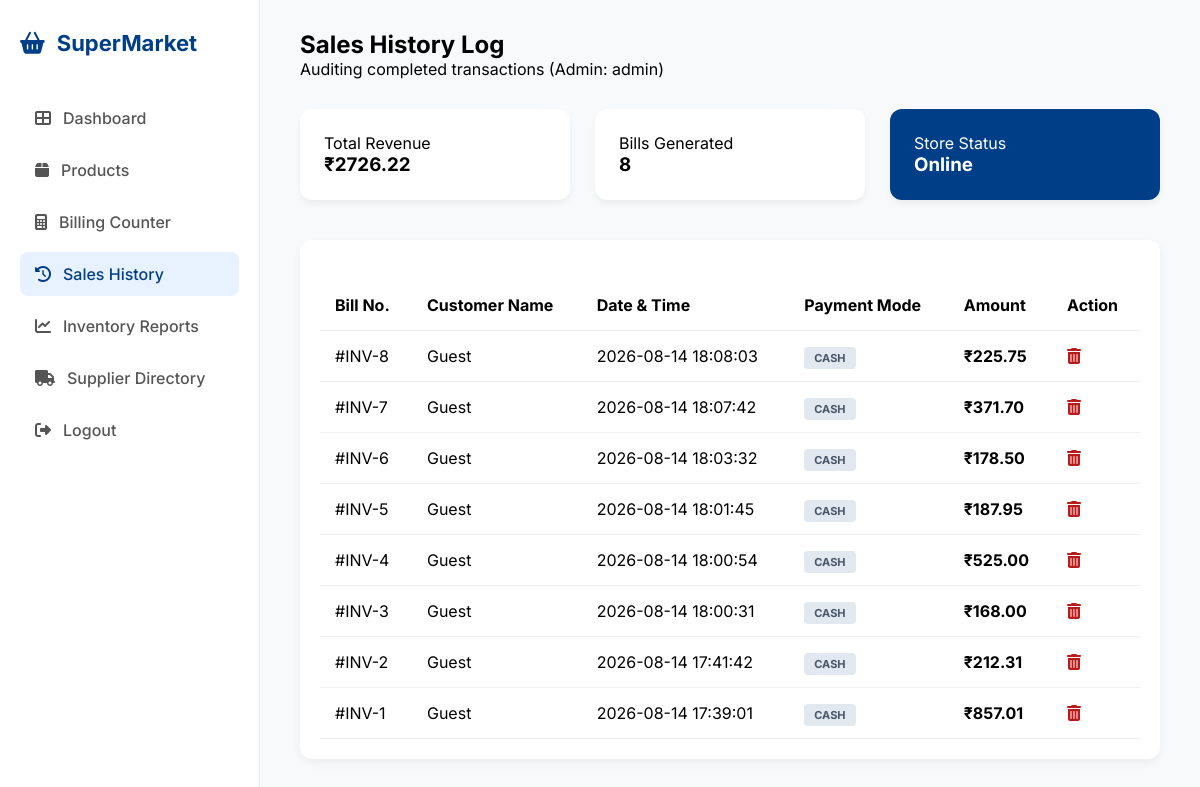
Page /history (signed in) on the earlier database version.
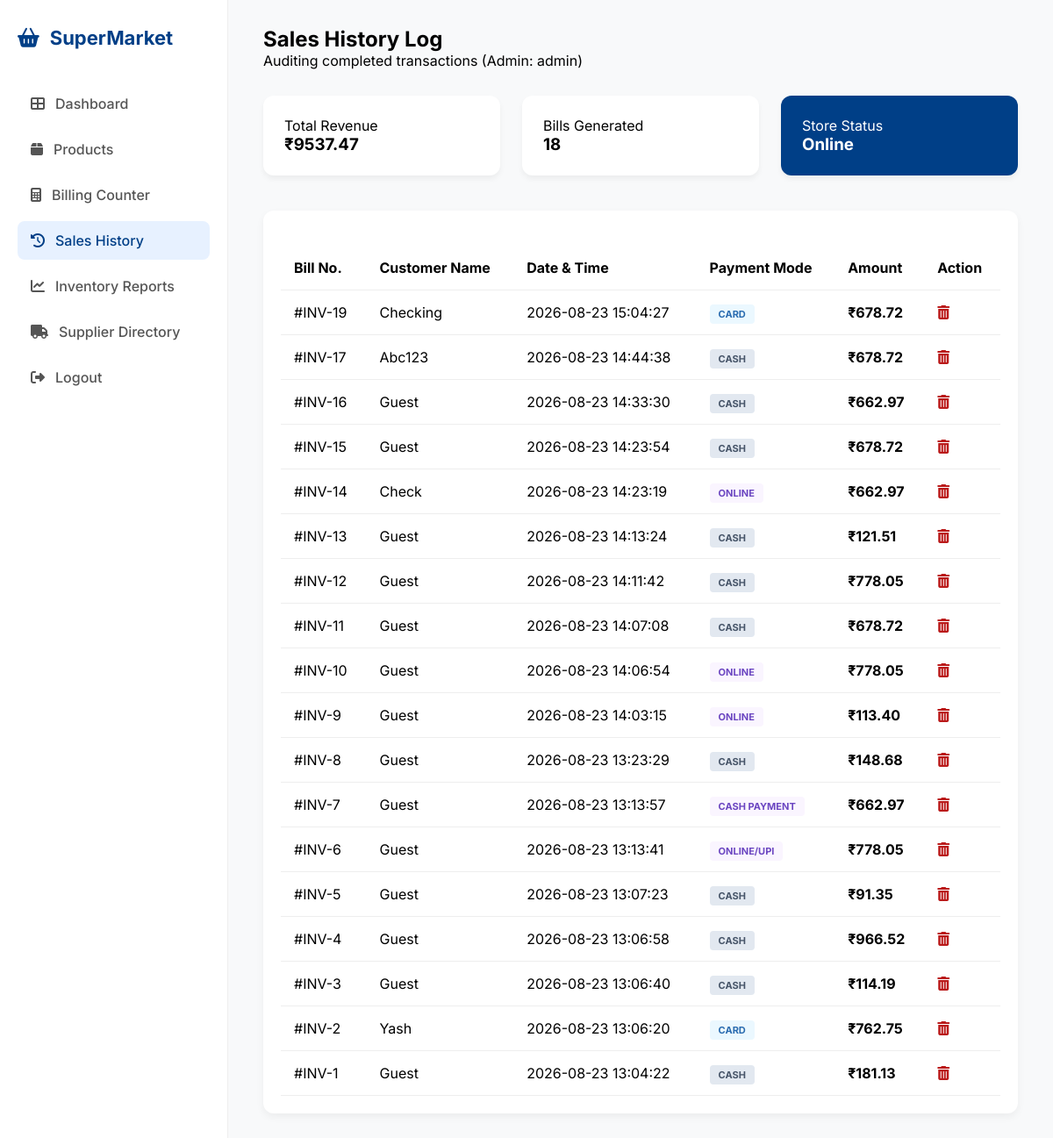
Same page on the later database version.
### tables this page shows
CREATE TABLE sales (
        id INTEGER PRIMARY KEY AUTOINCREMENT, customer_name TEXT, total_amount REAL, 
        payment_mode TEXT, date_time DATETIME DEFAULT CURRENT_TIMESTAMP);

### app.py (the view)
@app.route('/history')
def history():
    if 'user' not in session or session['role'] != 'Admin': return redirect(url_for('login'))
    conn = get_db_connection(); sales = conn.execute('SELECT * FROM sales ORDER BY id DESC').fetchall()
    total = sum(s['total_amount'] for s in sales); conn.close()
    return render_template('history.html', sales=sales, total=total, count=len(sales))

### app.py (called while the page is built)
def get_db_connection():
    conn = sqlite3.connect('supermarket.db')
    conn.row_factory = sqlite3.Row
    return conn

### templates/history.html (shortened to what this page needs)
<!DOCTYPE html>
<html lang="en">
<head>
    <link rel="stylesheet" href="https://cdnjs.cloudflare.com/ajax/libs/font-awesome/6.4.0/css/all.min.css">
    <link rel="stylesheet" href="{{ url_for('static', filename='style.css') }}">
</head>
<body class="dashboard-page">
    <div class="dashboard-wrapper">
        <aside class="sidebar">
            <div class="sidebar-brand">
                <i class="fas fa-shopping-basket"></i>
                <span>SuperMarket</span>
            </div>
            <nav class="nav-links">
                {% if session['role'] == 'Admin' %}
                <a href="/dashboard" class="nav-item"><i class="fas fa-th-large"></i> Dashboard</a>
                {% endif %}
                <a href="/products" class="nav-item"><i class="fas fa-box"></i> Products</a>
                <a href="/billing" class="nav-item"><i class="fas fa-calculator"></i> Billing Counter</a>
                {% if session['role'] == 'Admin' %}
                <a href="/history" class="nav-item active"><i class="fas fa-history"></i> Sales History</a>
                <a href="/reports" class="nav-item"><i class="fas fa-chart-line"></i> Inventory Reports</a>
                <a href="/suppliers" class="nav-item"><i class="fas fa-truck"></i> Supplier Directory</a>
                {% endif %}
            </nav>
            <div class="sidebar-footer">
                <a href="/logout" class="nav-item"><i class="fas fa-sign-out-alt"></i> Logout</a>
            </div>
        </aside>
        <main class="main-content">
            <header class="top-header">
                <div class="header-info">
                    <h2>Sales History Log</h2>
                    <p>Auditing completed transactions (Admin: {{ session['user'] }})</p>
                </div>
            </header>
            <div class="stats-grid">
                <div class="stat-card">
                    <p>Total Revenue</p>
                    <h3>₹{{ "%.2f"|format(total) }}</h3>
                </div>
                <div class="stat-card">
                    <p>Bills Generated</p>
                    <h3>{{ count }}</h3>
                </div>
                <div class="stat-card blue-card">
                    <p>Store Status</p>
                    <h3>Online</h3>
                </div>
            </div>
            <div class="history-table-card">
                <table class="data-table">
                    <thead>
                        <tr>
                            <th>Bill No.</th>
                            <th>Customer Name</th>
                            <th>Date & Time</th>
                            <th>Payment Mode</th>
                            <th>Amount</th>
                            <th>Action</th>
                        </tr>
                    </thead>
                    <tbody>
                        {% for sale in sales %}
                        <tr>
                            <td>#INV-{{ sale['id'] }}</td>
                            <td style="text-transform: capitalize;">{{ sale['customer_name'] }}</td>
                            <td>{{ sale['date_time'] }}</td>
                            <td>
                                <span class="pay-badge
                                    {% if sale['payment_mode'] == 'Cash' %}cash
                                    {% elif sale['payment_mode'] == 'Card' %}card
                                    {% else %}digital{% endif %}">
                                    {{ sale['payment_mode'] | upper }}
                                </span>
                            </td>
                            <td><strong>₹{{ "%.2f"|format(sale['total_amount']) }}</strong></td>
                            <td>
                                <a href="/delete_sale/{{ sale['id'] }}"
                                   onclick="return confirm('Do you want to permanently delete this bill record?')"
                                   style="color: #ba1a1a; text-decoration: none;">
                                    <i class="fas fa-trash-alt"></i>
                                </a>
                            </td>
                        </tr>
                        {% endfor %}
                    </tbody>
                </table>
            </div>
        </main>
    </div>
</body>
</html>

### static/style.css (style rules this page uses)
:root { --primary: #003f87; --bg: #fbf9f8; --white: #ffffff; --text: #1b1c1c; --text-muted: #64748b; --border: #e2e8f0; }
* { margin: 0; padding: 0; box-sizing: border-box; font-family: 'Inter', sans-serif; }
.dashboard-wrapper { display: flex; height: 100vh; overflow: hidden; background-color: #f8f9fa; }
.sidebar { width: 260px; background: white; border-right: 1px solid #eee; display: flex; flex-direction: column; padding: 30px 20px; height: 100vh; }
.sidebar-brand { display: flex; align-items: center; gap: 12px; font-size: 22px; font-weight: 700; color: #003f87; margin-bottom: 40px; }
.nav-item { display: flex; align-items: center; gap: 12px; padding: 12px 15px; color: #555; text-decoration: none; margin-bottom: 8px; border-radius: 8px; font-weight: 500; }
.nav-item.active { background: #e7f1ff; color: #003f87; }
.main-content { flex: 1; padding: 30px 40px; overflow-y: auto; height: 100vh; }
.top-header { display: flex; justify-content: space-between; align-items: center; margin-bottom: 30px; }
.stats-grid { display: grid; grid-template-columns: repeat(3, 1fr); gap: 25px; margin-bottom: 40px; }
.stat-card { background: white; padding: 24px; border-radius: 12px; box-shadow: 0 4px 6px rgba(0,0,0,0.05); }
.blue-card { background: #003f87; color: white; }
.data-table { width: 100%; border-collapse: collapse; margin-top: 20px; }
.data-table th, .data-table td { padding: 15px; text-align: left; border-bottom: 1px solid #eee; }
.history-table-card { background: white; padding: 20px; border-radius: 12px; box-shadow: 0 4px 10px rgba(0,0,0,0.05); margin-top: 20px; }
.pay-badge { padding: 4px 10px; border-radius: 4px; font-size: 11px; font-weight: 700; }
.pay-badge.cash { background: #e2e8f0; color: #475569; }
.pay-badge.card { background: #ebf8ff; color: #2b6cb0; }
.pay-badge.digital { background: #faf5ff; color: #6b46c1; }

Differences in the rows shown:
added sales: id "19", customer_name "Checking", date_time "2026-08-23 15:04:27", payment_mode "CARD", total_amount "678.72"
added sales: id "17", customer_name "Abc123", date_time "2026-08-23 14:44:38", payment_mode "CASH", total_amount "678.72"
added sales: id "16", customer_name "Guest", date_time "2026-08-23 14:33:30", payment_mode "CASH", total_amount "662.97"
added sales: id "15", customer_name "Guest", date_time "2026-08-23 14:23:54", payment_mode "CASH", total_amount "678.72"
added sales: id "14", customer_name "Check", date_time "2026-08-23 14:23:19", payment_mode "ONLINE", total_amount "662.97"
added sales: id "13", customer_name "Guest", date_time "2026-08-23 14:13:24", payment_mode "CASH", total_amount "121.51"
added sales: id "12", customer_name "Guest", date_time "2026-08-23 14:11:42", payment_mode "CASH", total_amount "778.05"
added sales: id "11", customer_name "Guest", date_time "2026-08-23 14:07:08", payment_mode "CASH", total_amount "678.72"
added sales: id "10", customer_name "Guest", date_time "2026-08-23 14:06:54", payment_mode "ONLINE", total_amount "778.05"
added sales: id "9", customer_name "Guest", date_time "2026-08-23 14:03:15", payment_mode "ONLINE", total_amount "113.40"
changed sales id 8: date_time "2026-08-14 18:08:03" → "2026-08-23 13:23:29"; total_amount "225.75" → "148.68"
changed sales id 7: date_time "2026-08-14 18:07:42" → "2026-08-23 13:13:57"; payment_mode "CASH" → "CASH PAYMENT"; total_amount "371.70" → "662.97"
changed sales id 6: date_time "2026-08-14 18:03:32" → "2026-08-23 13:13:41"; payment_mode "CASH" → "ONLINE/UPI"; total_amount "178.50" → "778.05"
changed sales id 5: date_time "2026-08-14 18:01:45" → "2026-08-23 13:07:23"; total_amount "187.95" → "91.35"
changed sales id 4: date_time "2026-08-14 18:00:54" → "2026-08-23 13:06:58"; total_amount "525.00" → "966.52"
changed sales id 3: date_time "2026-08-14 18:00:31" → "2026-08-23 13:06:40"; total_amount "168.00" → "114.19"
changed sales id 2: customer_name "Guest" → "Yash"; date_time "2026-08-14 17:41:42" → "2026-08-23 13:06:20"; payment_mode "CASH" → "CARD"; total_amount "212.31" → "762.75"
changed sales id 1: date_time "2026-08-14 17:39:01" → "2026-08-23 13:04:22"; total_amount "857.01" → "181.13"
Other differences:
{{ "%.2f"|format(total) }}: "2726.22" → "9537.47"
{{ count }}: "8" → "18"
